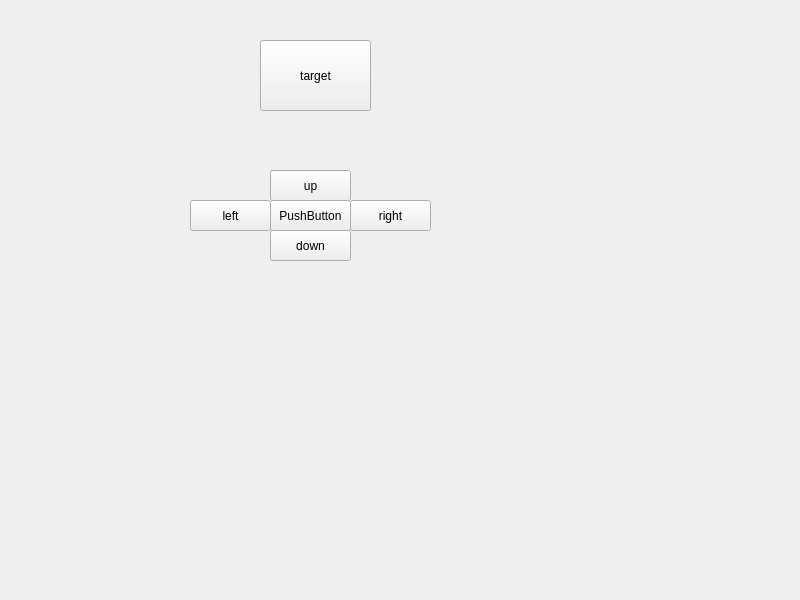
<?xml version="1.0" encoding="UTF-8"?>
<ui version="4.0">
 <class>Widget</class>
 <widget class="QWidget" name="Widget">
  <property name="geometry">
   <rect>
    <x>0</x>
    <y>0</y>
    <width>800</width>
    <height>600</height>
   </rect>
  </property>
  <property name="windowTitle">
   <string>Widget</string>
  </property>
  <widget class="QPushButton" name="target">
   <property name="geometry">
    <rect>
     <x>260</x>
     <y>40</y>
     <width>111</width>
     <height>71</height>
    </rect>
   </property>
   <property name="text">
    <string>target</string>
   </property>
  </widget>
  <widget class="QPushButton" name="pushButton_up">
   <property name="geometry">
    <rect>
     <x>270</x>
     <y>170</y>
     <width>81</width>
     <height>31</height>
    </rect>
   </property>
   <property name="text">
    <string>up</string>
   </property>
  </widget>
  <widget class="QPushButton" name="pushButton_right">
   <property name="geometry">
    <rect>
     <x>350</x>
     <y>200</y>
     <width>81</width>
     <height>31</height>
    </rect>
   </property>
   <property name="text">
    <string>right</string>
   </property>
  </widget>
  <widget class="QPushButton" name="pushButton_left">
   <property name="geometry">
    <rect>
     <x>190</x>
     <y>200</y>
     <width>81</width>
     <height>31</height>
    </rect>
   </property>
   <property name="text">
    <string>left</string>
   </property>
  </widget>
  <widget class="QPushButton" name="pushButton_down">
   <property name="geometry">
    <rect>
     <x>270</x>
     <y>230</y>
     <width>81</width>
     <height>31</height>
    </rect>
   </property>
   <property name="text">
    <string>down</string>
   </property>
  </widget>
  <widget class="QPushButton" name="pushButton">
   <property name="geometry">
    <rect>
     <x>270</x>
     <y>200</y>
     <width>81</width>
     <height>31</height>
    </rect>
   </property>
   <property name="text">
    <string>PushButton</string>
   </property>
  </widget>
 </widget>
 <resources/>
 <connections/>
</ui>
